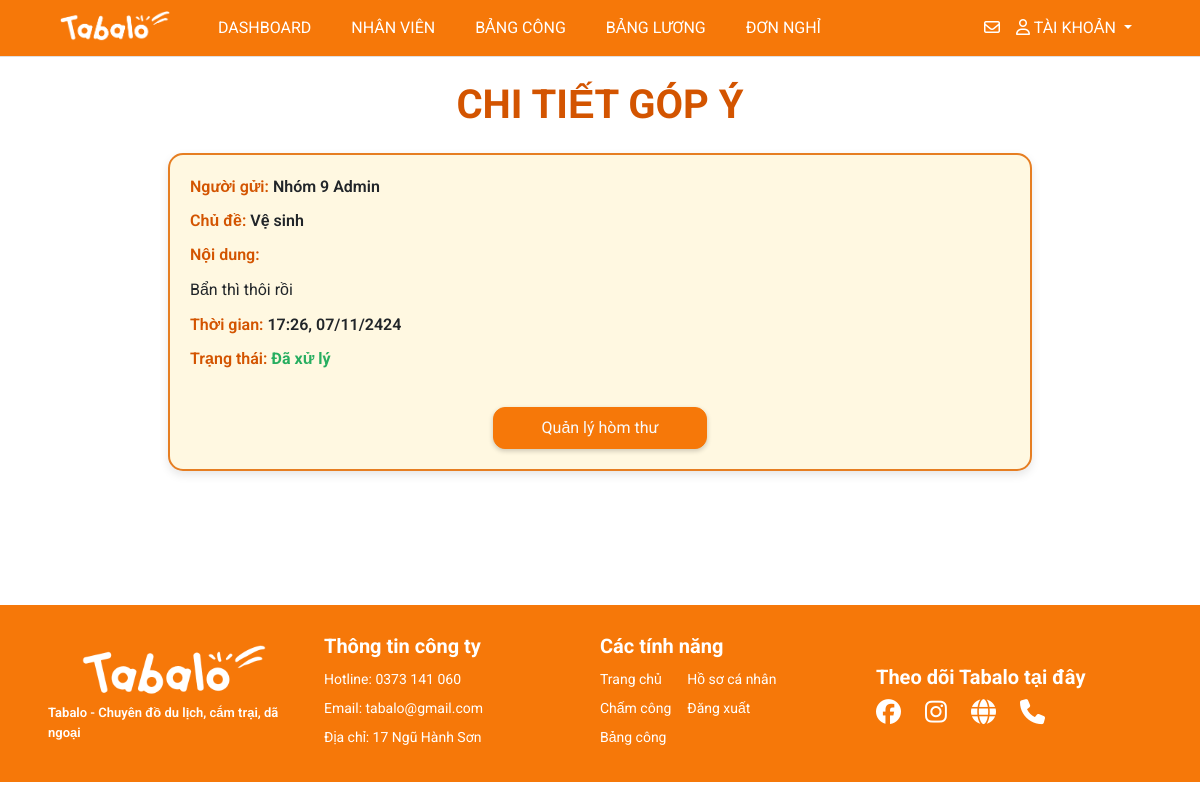
The app's page /letters/1/ (signed in) with its own data.
### myapp/models.py (models this page shows, shortened)
class Letter(models.Model):
    user = models.ForeignKey(User, on_delete=models.CASCADE)
    is_anonymous = models.BooleanField(default=False)
    topic = models.ForeignKey(TopicLetter, on_delete=models.CASCADE)
    content = models.TextField()
    status = models.CharField(max_length=30, choices=[('Đang xử lý', 'Đang xử lý'),('Đã xử lý', 'Đã xử lý')], default='Đang xử lý')
    created_at = models.DateTimeField(auto_now_add=True)

class TopicLetter(models.Model):
  name = models.CharField(max_length=50)

### myapp/views.py (the view)
# urls.py: path('letters/<int:idletter>/', views.letter_detail, name='letter-detail'),
def letter_detail(request, idletter):
    try:
        letter = Letter.objects.get(id=idletter)
        if request.user == letter.user or request.user.is_superuser:
            title = 'Chi tiết góp ý'
            if request.POST:
                letter.status = 'Đã xử lý'
                letter.save()
                messages.success(request, 'Đã xử lý thư góp ý')
                return redirect('main-letter')
            return render(request, 'pages/letter_detail.html', {'title': title, 'letter': letter})
        else:
            return redirect('letters')
    except Letter.DoesNotExist:
        return redirect('letters')

### management/context_processors.py (called while the page is built)
def pending_dayoff(request):
  count_pending = DayOffRequest.objects.filter(status='pending').count()
  return {'count_pending': count_pending}

### templates/pages/letter_detail.html (shortened to what this page needs)
{% extends '../layouts/base.html' %}
{% block main %}
<br>
<h1 style="text-align:center; font-size: 2.5rem; font-weight: 700; color: #D35400;" class="mb-4" >CHI TIẾT GÓP Ý</h1>
<div class="container" style="display:flex; justify-content:center;">
  <div style="width: 80%; background-color: #FFF8E1; border: 2px solid #E67E22; border-radius: 15px; padding: 20px; box-shadow: 0 4px 10px rgba(0, 0, 0, 0.1);">
    {% if request.user.is_superuser %}
    <div style="font-size: 1rem; font-weight: 600; margin-bottom: 10px;">
      <span style="color: #D35400;">Người gửi:</span> {{ letter.user.first_name }} {{ letter.user.last_name }}
    </div>
    {% endif %}
    <div style="font-size: 1rem; font-weight: 600; margin-bottom: 10px;">
      <span style="color: #D35400;">Chủ đề:</span> {{ letter.topic.name }}
    </div>
    <div style="font-size: 1rem; font-weight: 600; margin-bottom: 10px;">
      <span style="color: #D35400;">Nội dung:</span>
      <p style="margin: 10px 0 0; line-height: 1.6; font-weight: 400;">{{ letter.content }}</p>
    </div>
    <div style="font-size: 1rem; font-weight: 600; margin-bottom: 10px;">
      <span style="color: #D35400;">Thời gian:</span> {{ letter.created_at|date:"H:i, d/m/yy" }}
    </div>
    <div style="font-size: 1rem; font-weight: 600; margin-bottom: 20px;">
      <span style="color: #D35400;">Trạng thái:</span>
      <span style="color: {% if letter.status == 'Đang xử lý' %}#E67E22{% else %}#27AE60{% endif %}; font-weight: 700;">
        {{ letter.status }}
      </span>
    </div>
    <center>
      <a href="{% if request.user.is_superuser %}/management/letter/{% else %}/letters/{% endif %}"
         class="btn btn-info bg-btn mt-3 text-light pe-5 ps-5 pt-2 pb-2"
         style="border-radius: 8px; background-color: #3498DB; box-shadow: 0 2px 5px rgba(0, 0, 0, 0.2);">
        {% if request.user.is_superuser %}Quản lý hòm thư{% else %}Quay lại hòm thư{% endif %}
      </a>
    </center>
  </div>
</div>
<br><br>
{% load static %}
{% endblock %}

### static/styles/style.css (style rules this page uses)
.bg-btn { background-color: #F67809 !important; --bs-btn-border-color: #F67809 !important; border-radius: 12px !important; --bs-btn-hover-border-color: none !important; --bs-btn-active-bg: none !important; --bs-btn-active-border-color: none !important; }

### records on screen
Letter: user.first_name "Nhóm 9", user.last_name "Admin", topic.name "Vệ sinh", content "Bẩn thì thôi rồi", created_at "17:26, 07/11/2424", status "Đã xử lý"
